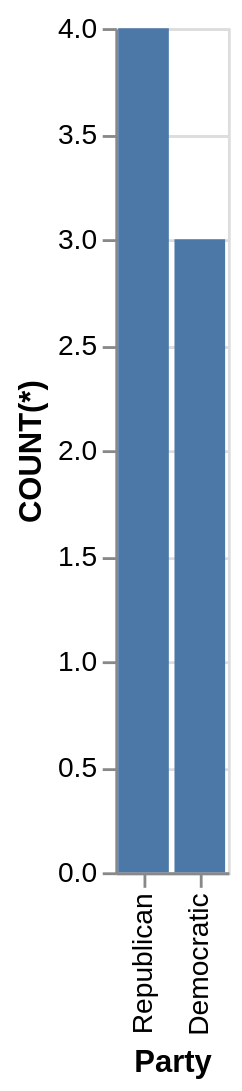

Here is the Vega-Lite specification saved for this chart:
### Vega-Lite specification from a JSON file in a GitHub repository (floating-point values rounded to 4 significant figures)
{"data": {"values": [{"x_data": "Republican", "y_data": 4}, {"x_data": "Democratic", "y_data": 3}]}, "mark": "bar", "encoding": {"x": {"field": "x_data", "type": "nominal", "title": "Party", "sort": "descending"}, "y": {"field": "y_data", "type": "quantitative", "title": "COUNT(*)"}}}
